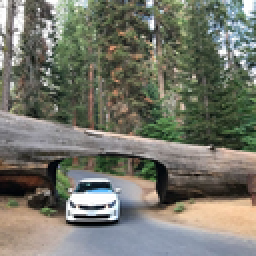
%> input picture Sequoia.bmp, 128 x 128 px, shrunk from 512 x 512 before the run (shown 2 times larger)
$ octave Skalowanie_dwuszescienne.m   (GNU Octave 9; MATLAB toolbox functions it lacks are replaced by stand-ins)
%> lines starting %> are read from the running program, lines starting %| are printed output that depends on the picture
clear;
close all;

% Interpolacja dwusześcienna
% krawędzie są naturalnie, łagodnie rozmyte, a obraz po transformacji bardzo
% wiarygodnie przypomina obraz początkowy. Do skalowania obrazu metoda
% wykorzystuje kolory wszystkich ośmiu pikseli stykających się bokami
% lub wierzchołkami z danym pikselem.
tic
% wczytanie oryginalnego orazu
img = double(imread('Sequoia.bmp'));
wczytywanie = toc
% pobieranie wymiarów oryginału
[row, column, colour] = size(img);
%> row = 128; column = 128; colour = 3

% zmiana skali
scale = 2;

% wyświetlanie oryginału
figure(1)
imshow(uint8(img))
tic
% wypełanianie wyskalowanego już obrazu zerami a następnie wyliczenie
% nowej tablicy z ustalonymi proporcjami
out_img = [floor(row * scale), floor(column * scale), colour];
%> out_img = [256 256 3]
out_img = zeros(floor(row * scale), floor(column * scale), colour);
ratio = [row/floor(row * scale), column/floor(column * scale)];
%> ratio = [0.5 0.5]

for z = 1 : colour

    for x = 1 : floor(row * scale)
        n = ((row/floor(row * scale)) * x) + (0.5 * (1 - 1/scale));

        for y = 1 : floor(column * scale)
            m = ((column/floor(column * scale)) * y) + (0.5 * (1 - 1/scale));

            m(m < 1) = 1;
            m(m > column - 0.001) = column - 0.001;
            m2 = floor(m);
            m1 = m2 - 1;
            m1(m1 < 1) = 1;
            m3 = m2 + 1;

            n(n < 1) = 1;
            n(n > row - 0.001) = row - 0.001;
            n2 = floor(n);
            n1 = n2 - 1;
            n1(n1 < 1) = 1;
            n3 = n2 + 1;

            a = (m - floor(m)) / 2;
            b = (n - floor(n)) / 2;

            Fa = [0, 0, 0];
            Fx = zeros(3);

            Fx(1, 1) = img(n1, m1, z);
            Fx(1, 2) = img(n2, m1, z);
            Fx(1, 3) = img(n3, m1, z);
            Fx(2, 1) = img(n1, m2, z);
            Fx(2, 2) = img(n2, m2, z);
            Fx(2, 3) = img(n3, m2, z);
            Fx(3, 1) = img(n1, m3, z);
            Fx(3, 2) = img(n2, m3, z);
            Fx(3, 3) = img(n3, m3, z);

            for k = 1 : 3
                 Fa(k) = Fx(2, k) +a * (Fx(3, k) - Fx(1, k)) +a * a * (Fx(1, k) - 2 * Fx(2, k) + Fx(3, k));
            end

            F = Fa(2) +b * (Fa(3) - Fa(1)) +b * b * (Fa(1) - 2 * Fa(2) + Fa(3));
            out_img(x, y, z) = F;

        end
    end
end
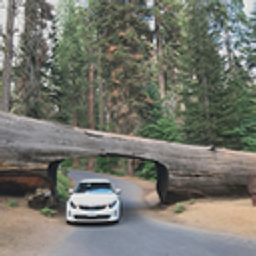
%> out_img: size 256x256x3 double; mean R, G, B 117, 118.2, 106.9; drawn with min black and max white
%> after the loop, Fa = [158.2 162.5 160]; Fx = [157 154 155; 158 159 159; 158 162 159]; m = 128; m1 = 126; n = 128; n1 = 126
skalowanie = toc
% wyświetlanie wyskalowanego obrazu
figure(2)
imshow(uint8(out_img));
